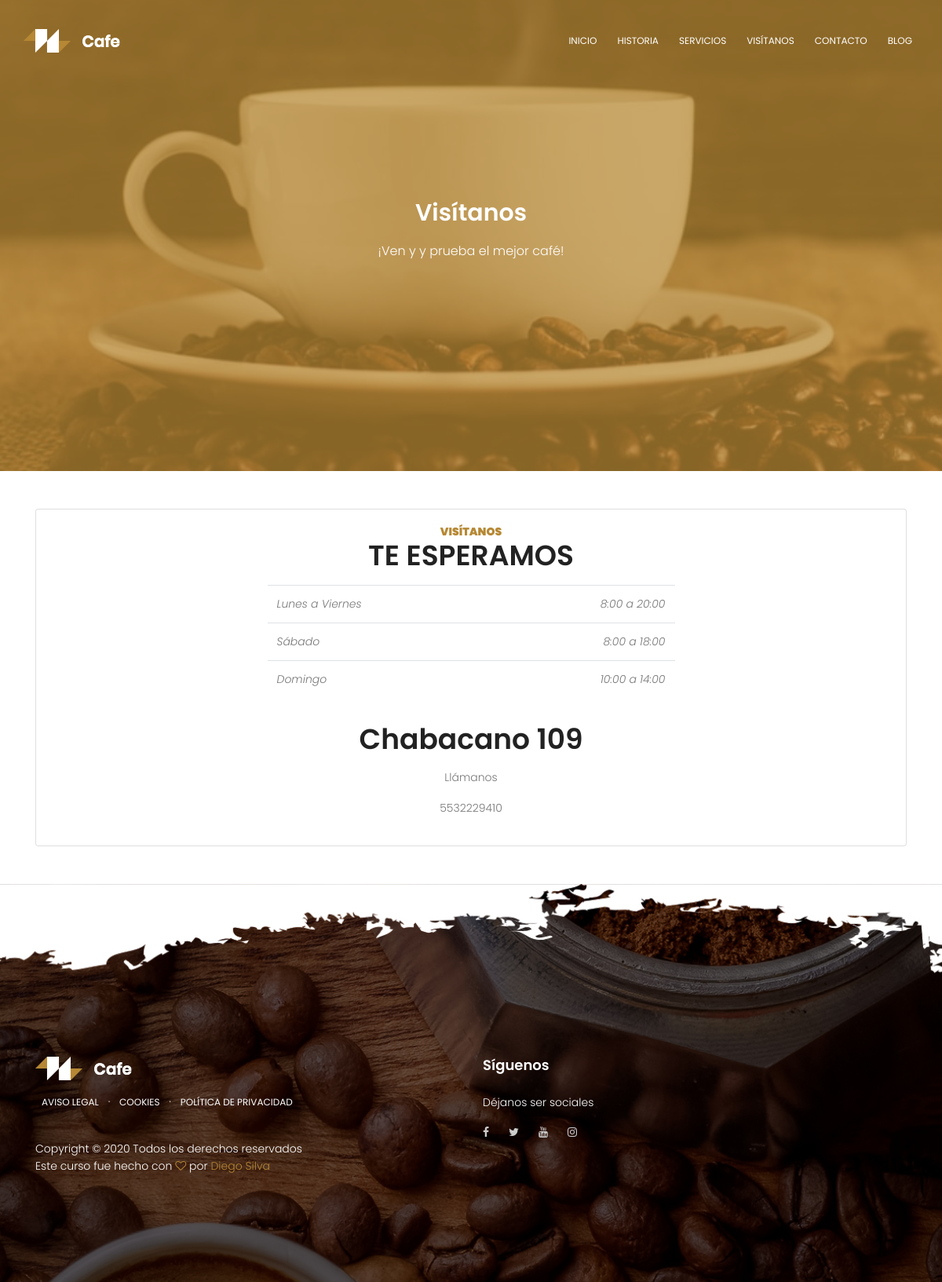
Page /visitanos/ on the committed database.
### visit/models.py (models this page shows, shortened)
class Cover(models.Model):
    image = models.ImageField(upload_to=custom_upload_to, verbose_name="Imagen")
    header = models.CharField(max_length=150, blank=True, verbose_name="Encabezado del cover")
    paragraph = models.TextField(blank=True, verbose_name="Párrafor del cover")
    created = models.DateTimeField(auto_now_add=True, verbose_name="Creado")
    updated = models.DateTimeField(auto_now=True, verbose_name="Actualizado")
    class Meta:
        verbose_name_plural = "Cover"

class Visit(models.Model):
    header = models.CharField(max_length=100, verbose_name="Encabezado")
    subheader = models.CharField(max_length=100, verbose_name="Subencabezado")
    addressLine1 = models.CharField(max_length=200, verbose_name="Dirección (linea 1)")
    addressLine2 = models.CharField(max_length=200, verbose_name="Dirección (linea 2)", blank=True)
    phoneNumber = models.CharField(max_length=10, validators=[RegexValidator(r'^\d{10,10}$')], verbose_name="Teléfono", blank=True)
    created = models.DateTimeField(auto_now_add=True, verbose_name="Creado")
    updated = models.DateTimeField(auto_now=True, verbose_name="Actualizado")
    class Meta:
        verbose_name="Página de visita"
        verbose_name_plural="Página de visita"

class TimeTable(models.Model):
    FromDay = models.CharField(max_length=10, choices= DAYS_CHOICES, default="Lunes", verbose_name="De")
    ToDay = models.CharField(max_length=10, choices= DAYS_CHOICES, default="Viernes", verbose_name="A")
    FromHour = models.IntegerField(choices=fill_hourslist(), default=8, verbose_name="De")
    ToHour = models.IntegerField(choices=fill_hourslist(), default=20, verbose_name="A")
    created = models.DateTimeField(auto_now_add=True, verbose_name="Creado")
    updated = models.DateTimeField(auto_now=True, verbose_name="Actualizado")
    class Meta:
        verbose_name="Horario"

### information/models.py (models this page shows)
class Page(models.Model):
    title = models.CharField(verbose_name="Título", max_length=200)
    content = RichTextField(verbose_name="Contenido")
    order = models.SmallIntegerField(verbose_name="Orden", default=0, help_text="Ayuda a ordenar los links en el footer")
    created = models.DateTimeField(auto_now_add=True, verbose_name="Creado")
    updated = models.DateTimeField(auto_now=True, verbose_name="Actualizado")
    class Meta:
        verbose_name = "página"
        verbose_name_plural = "páginas"
        ordering = ["order","title"]
    def __str__(self):
        return self.title

### visit/views.py (the view)
# urls.py: path('', VisitPageView.as_view(), name="visitPage"),
class VisitPageView(TemplateView):
    template_name = "visit/visit.html"
    def get_context_data(self, **kwargs):
        context = super().get_context_data(**kwargs)
        context['visit'] = Visit.objects.first()
        context['timeTable'] = TimeTable.objects.all()
        context['cover'] = Cover.objects.first()
        return context

### core/models.py (called while the page is built)
    def __str__(self):
        if self.icon:
            return self.icon.url
        else:
            return "No Icon"

### core/processors.py (called while the page is built)
def footer(request):
    footer = Footer.objects.first()
    return {'FOOTER':footer.image.url}

def link(request):
    link_ctx = {}
    links = Link.objects.all()
    for link in links:
        link_ctx[link.key] = link.url
    return link_ctx

def phone(request):
    phone = Phone.objects.first()
    if phone:
        return {'PHONE':phone.phoneNumber}
    else:
        return {'PHONE':''}

def logo(request):
    logo = Logo.objects.first()
    print(logo)
    if logo.icon:
        return {'LOGO':logo.icon.url}
    else:
        return {'LOGO':''}

### information/templatetags/pages_extras.py (called while the page is built)
@register.simple_tag
def get_page_list():
    pages = Page.objects.all()
    print(pages)
    return pages

### visit/templates/visit/visit.html (shortened to what this page needs)
{% extends 'core/base.html' %}
{% load static %}
{% block content %}
{% if cover %}
<section class="generic-banner relative" style="background: url({{cover.image.url}}); outline: 300px solid #b68934bd !important;
outline-offset: -300px;
overflow: hidden;
position: relative;">
  <div class="container">
    <div class="row height align-items-center justify-content-center">
      <div class="col-lg-10">
        <div class="generic-banner-content">
          <h2 class="text-white">{{cover.header}}</h2>
          <p class="text-white">{{cover.paragraph}}</p>
        </div>
      </div>
    </div>
  </div>
</section>
{% endif %}
{% if visit %}
<div class="py-5">
  <div class="container">
    <div class="row">
      <div class="col-md-12">
        <div class="card">
          <div class="card-body">
            <div class="row">
              <div class="col-md-3"></div>
              <div class="col-md-6 text-center">
                <h6 class="text-uppercase"><b>{{visit.header}}</b>
                  </h6>
                <h1 class="text-uppercase">{{visit.subheader}}</h1>
                <div class="table-responsive py-3">
                  <table class="table">
                    <tbody>
                      {% for schedule in timeTable %}
                      <tr>
                        {% ifnotequal schedule.FromDay schedule.ToDay %}
                        <td class="text-left"><i>{{schedule.FromDay}} a {{schedule.ToDay}}</i></td>
                        {% else %}
                        <td class="text-left"><i>{{schedule.FromDay}}</i></td>
                        {% endifnotequal %}
                        <td class="text-right"><i>{{schedule.FromHour}}:00 a {{schedule.ToHour}}:00</i></td>
                      </tr>
                      {% endfor %}
                    </tbody>
                  </table>
                </div>
                <h1 class="">{{visit.addressLine1}}</h1>
                <h3 class="pb-3">{{visit.addressLine2}}</h3>
                {% if visit.phoneNumber %}
                <p class="">Llámanos</p>
                <p class="">{{visit.phoneNumber}}</p>
                {% endif %}
              </div>
              <div class="col-md-3"></div>
            </div>
          </div>
        </div>
      </div>
    </div>
  </div>
</div>
{% endif %}
{% endblock content %}

### core/templates/core/base.html (shortened to what this page needs)
<!DOCTYPE html>
<html lang="en">
<head>
    {% load static %}
    <link rel="stylesheet" href="{% static 'css/linearicons.css' %}">
    <link rel="stylesheet" href="{% static 'css/font-awesome.min.css' %}">
    <link rel="stylesheet" href="{% static 'css/bootstrap.css' %}">
    <link rel="stylesheet" href="{% static 'css/magnific-popup.css' %}">
    <link rel="stylesheet" href="{% static 'css/nice-select.css' %}">
    <link rel="stylesheet" href="{% static 'css/animate.min.css' %}">
    <link rel="stylesheet" href="{% static 'css/owl.carousel.css' %}">
    <link rel="stylesheet" href="{% static 'css/main.css' %}">
</head>
<body>
    <header id="header" id="home">
        <div class="header-top">
            <div class="container">
                <div class="row justify-content-end">
                    <div class="col-lg-8 col-sm-4 col-8 header-top-right no-padding">
                        <ul>
                        </ul>
                    </div>
                </div>
            </div>
        </div>
        <div class="container">
            <div class="row align-items-center justify-content-between d-flex">
                <div id="logo">
                    {% if LOGO %}
                    <a href="{% url 'home' %}"><img src="{{LOGO}}" alt="" title="" /></a>
                    {% endif %}
                </div>
                <nav id="nav-menu-container">
                    <ul class="nav-menu">
                        <li class="menu-active"><a href="{% url 'home' %}">Inicio</a></li>
                        <li><a href="{% url 'historyPage' %}">Historia</a></li>
                        <li><a href="{% url 'servicesPage' %}">Servicios</a></li>
                        <li><a href="{% url 'visitPage' %}">Visítanos</a></li>
                        <li><a href="{% url 'contactPage' %}">Contacto</a></li>
                        <li><a href="{% url 'blogPage' %}">Blog</a></li>
                    </ul>
                </nav>
            </div>
        </div>
    </header>
    {% block content %}
    {% endblock %}
    <footer class="footer-area section-gap" style="color: #fff;
    padding-top: 220px;
    background: url({{FOOTER}}) center;
    background-size: cover;">
        <div class="container">
            <div class="row">
                <div class="col-lg-6 col-md-6 col-sm-6">
                    <div class="single-footer-widget">
                        {% load pages_extras %}
                        {% get_page_list as page_list %}
                        <div id="logo">
                            {% if LOGO %}
                    <a href="{% url 'home' %}"><img src="{{LOGO}}" alt="" title="" /></a>
                    {% endif %}
                        </div>
                        <p>
                            <nav id="nav-menu-container">
                                <ul class="nav-menu">
                                    {% for page in page_list %}
                                    <a href="{% url 'legalPage' page.id page.title|slugify %}"
                                        class="link">{{page.title}}</a> {% if not forloop.last %}·{% endif %}
                                    {% endfor %}
                                </ul>
                            </nav>
                        </p>
                        <p class="footer-text">
                            Copyright &copy;
                            {% now "Y" %} Todos los derechos reservados <br> Este curso fue hecho con <i
                                class="fa fa-heart-o" aria-hidden="true"></i> por <a
                                href="http://www.linkedin.com/in/diegosilvapr">Diego Silva</a>
                        </p>
                    </div>
                </div>
                <div class="col-lg-6 col-md-6 col-sm-6 social-widget">
                    <div class="single-footer-widget">
                        <h6>Síguenos</h6>
                        <p>Déjanos ser sociales</p>
                        <div class="footer-social d-flex align-items-center">
                            {% if LINK_FACEBOOK %}
                            <a href="{{LINK_FACEBOOK}}"><i class="fa fa-facebook"></i></a>
                            {% endif %}
                            {% if LINK_TWITTER %}
                            <a href="{{LINK_TWITTER}}"><i class="fa fa-twitter"></i></a>
                            {% endif %}
                            {% if LINK_YOUTUBE %}
                            <a href="{{LINK_YOUTUBE}}"><i class="fa fa-youtube"></i></a>
                            {% endif %}
                            {% if LINK_INSTAGRAM %}
                            <a href="{{LINK_INSTAGRAM}}"><i class="fa fa-instagram"></i></a>
                            {% endif %}
                        </div>
                    </div>
                </div>
            </div>
        </div>
    </footer>
</body>
</html>

### core/static/css/main.css (style rules this page uses)
body { color: #777777; font-family: "Poppins", sans-serif; font-size: 14px; font-weight: 300; line-height: 1.625em; position: relative; }
ol, ul { margin: 0; padding: 0; list-style: none; }
a { -webkit-transition: all 0.3s ease 0s; -moz-transition: all 0.3s ease 0s; -o-transition: all 0.3s ease 0s; transition: all 0.3s ease 0s; }
a, a:focus, a:hover { text-decoration: none; outline: 0; }
h1, h2, h3, h4, h5, h6 { font-family: "Poppins", sans-serif; color: #222222; line-height: 1.2em !important; margin-bottom: 0; margin-top: 0; font-weight: 600; }
h1, .h1 { font-size: 36px; }
h2, .h2 { font-size: 30px; }
h3, .h3 { font-size: 24px; }
h6, .h6 { font-size: 14px; color: #222222; }
td, th { border-radius: 0px; }
.text-white { color: #fff; }
.text-center { text-align: center; }
.text-left { text-align: left; }
.relative { position: relative; }
.no-padding { padding: 0; }
b, sup, sub, u, del { color: #b68834; }
h1 { font-size: 36px; }
h2 { font-size: 30px; }
h3 { font-size: 24px; }
h6 { font-size: 14px; }
h1, h2, h3, h4, h5, h6 { line-height: 1.5em; }
#header { padding: 14px 0; position: fixed; left: 0; top: 0; right: 0; transition: all 0.5s; z-index: 997; }
.header-top ul { text-align: right; margin-right: 5px; }
#header #logo img { padding: 0; margin: 0; }
.nav-menu, .nav-menu * { margin: 0; padding: 0; list-style: none; }
.nav-menu li { position: relative; white-space: nowrap; }
.nav-menu > li { float: left; }
#nav-menu-container { margin: 0; }
.nav-menu a { padding: 0 8px 0px 8px; text-decoration: none; display: inline-block; color: #fff; font-weight: 400; font-size: 12px; text-transform: uppercase; outline: none; }
.nav-menu > li { margin-left: 10px; }
#mobile-nav { position: fixed; top: 0; padding-top: 18px; bottom: 0; z-index: 998; background: rgba(0, 0, 0, 0.8); left: -260px; width: 260px; overflow-y: auto; transition: 0.4s; }
#mobile-nav ul { padding: 0; margin: 0; list-style: none; }
#mobile-nav ul li { position: relative; }
#mobile-nav ul li a { color: #fff; font-size: 13px; text-transform: uppercase; overflow: hidden; padding: 10px 22px 10px 15px; position: relative; text-decoration: none; width: 100%; display: block; outline: none; font-weight: 700; }
.section-gap { padding: 120px 0; }
.footer-area h6 { color: #fff; margin-bottom: 25px; font-size: 18px; font-weight: 600; }
.footer-social a { padding-right: 25px; -webkit-transition: all 0.3s ease 0s; -moz-transition: all 0.3s ease 0s; -o-transition: all 0.3s ease 0s; transition: all 0.3s ease 0s; }
.footer-social i { color: #cccccc; -webkit-transition: all 0.3s ease 0s; -moz-transition: all 0.3s ease 0s; -o-transition: all 0.3s ease 0s; transition: all 0.3s ease 0s; }
.footer-text { padding-top: 20px; }
.footer-text a, .footer-text i { color: #b68834; }
.generic-banner { background-color: #b68834; text-align: center; }
.generic-banner .height { height: 600px; }
.generic-banner .generic-banner-content h2 { line-height: 1.2em; margin-bottom: 20px; }
.generic-banner .generic-banner-content p { text-align: center; font-size: 16px; }

### rows in the picture
Cover: image (picture), header "Visítanos", paragraph "¡Ven y y prueba el mejor café!"
Visit: header "VISÍTANOS", subheader "TE ESPERAMOS", addressLine1 "Chabacano 109", phoneNumber "5532229410"
TimeTable: FromDay "Lunes", ToDay "Viernes", FromHour "8", ToHour "20"
TimeTable: FromDay "Sábado", FromHour "8", ToHour "18"
TimeTable: FromDay "Domingo", FromHour "10", ToHour "14"
Page: title "AVISO LEGAL"
Page: title "COOKIES"
Page: title "POLÍTICA DE PRIVACIDAD"
